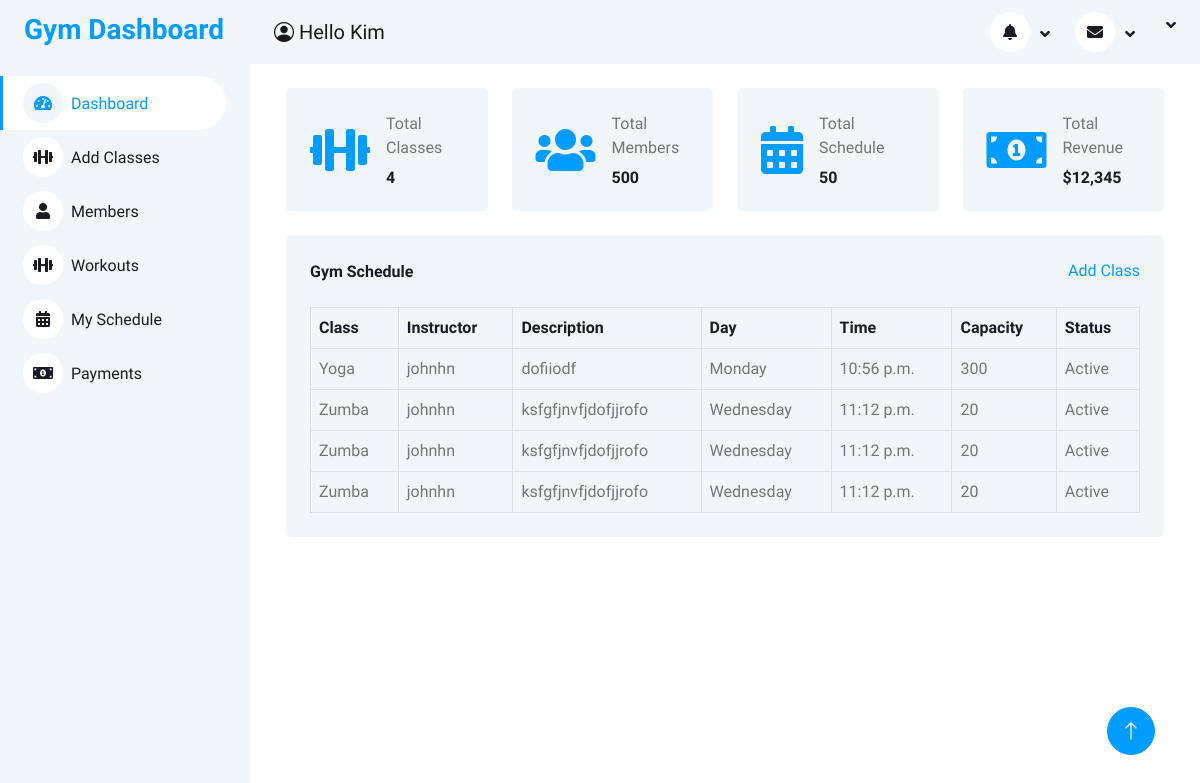
The page /management/dashboard/ (signed in) on the database its author committed.
### accounts/models.py (models this page shows, shortened)
class User(AbstractUser):
    email = models.EmailField(unique=True)
    is_member = models.BooleanField(default=False)
    is_management = models.BooleanField(default=False)

class GymClass(models.Model):
    CLASS_CHOICES = [
        ('Yoga', 'Yoga'),
        ('Zumba', 'Zumba'),
        ('Pilates', 'Pilates'),
        ('Spin', 'Spin'),
    ]
    DAY_CHOICES = [
        ('Monday', 'Monday'),
        ('Tuesday', 'Tuesday'),
        ('Wednesday', 'Wednesday'),
        ('Thursday', 'Thursday'),
        ('Friday', 'Friday'),
        ('Saturday', 'Saturday'),
        ('Sunday', 'Sunday'),
    ]
    STATUS_CHOICES = [
        ('Active', 'Active'),
        ('Inactive', 'Inactive'),
    ]
    class_name = models.CharField(max_length=50, choices=CLASS_CHOICES)
    instructor = models.CharField(max_length=100)
    description = models.TextField()
    day = models.CharField(max_length=20, choices=DAY_CHOICES)
    time = models.TimeField()
    capacity = models.PositiveIntegerField()
    status = models.CharField(max_length=20, choices=STATUS_CHOICES)

### accounts/views.py (the view)
# urls.py: path('management/dashboard/',views.ManagementDashboard, name="management_dashboard"),
@login_required
@management_required
def ManagementDashboard(request):
    gym_classes = GymClass.objects.all()
    total_classes = gym_classes.count()
    context = {
        'gym_classes': gym_classes,
        'total_classes': total_classes
    }
    return render(request, 'trainers/dashboard.html', context)

### accounts/templates/trainers/dashboard.html
{% extends 'trainers/base.html' %}
{% load static %}
{% block content %}
    <div class="container-fluid pt-4 px-4">
        <div class="row g-4">
            <div class="col-sm-6 col-xl-3">
                <div class="bg-light rounded d-flex align-items-center justify-content-between p-4">
                    <i class="fa fa-dumbbell fa-3x text-primary"></i>
                    <div class="ms-3">
                        <p class="mb-2">Total Classes</p>
                        <h6 class="mb-0"> {{ total_classes|default:"0" }}</h6>
                    </div>
                </div>
            </div>
            <div class="col-sm-6 col-xl-3">
                <div class="bg-light rounded d-flex align-items-center justify-content-between p-4">
                    <i class="fa fa-users fa-3x text-primary"></i>
                    <div class="ms-3">
                        <p class="mb-2">Total Members</p>
                        <h6 class="mb-0">500</h6>
                    </div>
                </div>
            </div>
            <div class="col-sm-6 col-xl-3">
                <div class="bg-light rounded d-flex align-items-center justify-content-between p-4">
                    <i class="fa fa-calendar-alt fa-3x text-primary"></i>
                    <div class="ms-3">
                        <p class="mb-2">Total Schedule</p>
                        <h6 class="mb-0">50</h6>
                    </div>
                </div>
            </div>
            <div class="col-sm-6 col-xl-3">
                <div class="bg-light rounded d-flex align-items-center justify-content-between p-4">
                    <i class="fa fa-money-bill-alt fa-3x text-primary"></i>
                    <div class="ms-3">
                        <p class="mb-2">Total Revenue</p>
                        <h6 class="mb-0">$12,345</h6>
                    </div>
                </div>
            </div>
        </div>
    </div>
<div class="container-fluid pt-4 px-4">
    <div class="bg-light text-center rounded p-4">
        <div class="d-flex align-items-center justify-content-between mb-4">
            <h6 class="mb-0">Gym Schedule</h6>
            <a href="{% url 'add_class' %}">Add Class</a>
        </div>
        <div class="table-responsive">
            <table class="table text-start align-middle table-bordered table-hover mb-0">
                <thead>
                    <tr class="text-dark">
                        <th scope="col">Class</th>
                        <th scope="col">Instructor</th>
                        <th scope="col">Description</th>
                        <th scope="col">Day</th>
                        <th scope="col">Time</th>
                        <th scope="col">Capacity</th>
                        <th scope="col">Status</th>
                    </tr>
                </thead>
                <tbody>
                    {% for gym_class in gym_classes %}
                    <tr>
                        <td>{{ gym_class.class_name }}</td>
                        <td>{{ gym_class.instructor }}</td>
                        <td>{{ gym_class.description }}</td>
                        <td>{{ gym_class.day }}</td>
                        <td>{{ gym_class.time }}</td>
                        <td>{{ gym_class.capacity }}</td>
                        <td>{{ gym_class.status }}</td>
                    </tr>
                    {% endfor %}
                </tbody>
            </table>
        </div>
    </div>
</div>
{% endblock %}

### accounts/templates/trainers/base.html (shortened to what this page needs)
{% load static %}
<!DOCTYPE html>
<html lang="en">
<head>
    <link rel="stylesheet" href="https://cdnjs.cloudflare.com/ajax/libs/font-awesome/5.10.0/css/all.min.css">
    <link rel="stylesheet" href="https://cdn.jsdelivr.net/npm/bootstrap-icons@1.4.1/font/bootstrap-icons.css">
    <link rel="stylesheet" href="{% static 'lib/owlcarousel/assets/owl.carousel.min.css' %}">
    <link rel="stylesheet" href="{% static 'lib/tempusdominus/css/tempusdominus-bootstrap-4.min.css' %}">
    <link rel="stylesheet" href="{% static 'css/bootstrap.min.css' %}">
    <link rel="stylesheet" href="{% static 'css/style.css' %}">
</head>
<body>
    <div class="container-xxl position-relative bg-white d-flex p-0">
        <div class="sidebar pe-4 pb-3">
            <nav class="navbar bg-light navbar-light">
                <a href="{% url 'management_dashboard' %}" class="navbar-brand mx-4 mb-3">
                    <h3 class="text-primary"></i>Gym Dashboard</h3>
                </a>
                <div class="navbar-nav w-100">
                    <a href="{% url 'management_dashboard' %}" class="nav-item nav-link active"><i class="fa fa-tachometer-alt me-2"></i>Dashboard</a>
                    <a href="{% url 'add_class' %}" class="nav-item nav-link"><i class="fa fa-dumbbell me-2"></i>Add Classes</a>
                    <a href="{% url 'member_list' %}" class="nav-item nav-link"><i class="fa fa-user me-2"></i>Members</a>
                    <a href="{% url 'create_workout' %}" class="nav-item nav-link"><i class="fa fa-dumbbell me-2"></i>Workouts</a>
                    <a href="" class="nav-item nav-link"><i class="fa fa-calendar-alt me-2"></i>My Schedule</a>
                    <a href="" class="nav-item nav-link"><i class="fa fa-money-bill-alt me-2"></i>Payments</a>
                </div>
            </nav>
        </div>
        <div class="content">
<nav class="navbar navbar-expand bg-light navbar-light sticky-top px-4 py-0">
    <a class="navbar-brand" href="#"><i class="bi bi-person-circle"></i> Hello {{user.username.title|default:'Guest'}}</a>
    <div class="collapse navbar-collapse">
        <ul class="navbar-nav ms-auto">
            <li class="nav-item dropdown">
                <a class="nav-link dropdown-toggle" href="#" id="notificationDropdown" role="button" data-bs-toggle="dropdown" aria-expanded="false">
                    <i class="fa fa-bell"></i>
                </a>
            </li>
            <li class="nav-item dropdown">
                <a class="nav-link dropdown-toggle" href="#" id="messageDropdown" role="button" data-bs-toggle="dropdown" aria-expanded="false">
                    <i class="fa fa-envelope"></i>
                </a>
            </li>
            <li class="nav-item dropdown">
                <a class="nav-link dropdown-toggle" href="#" id="userDropdown" role="button" data-bs-toggle="dropdown" aria-expanded="false">
                </a>
            </li>
        </ul>
    </div>
</nav>
            <div class="container-fluid">
                {% block content %}{% endblock %}
            </div>
        </div>
        <a href="#" class="btn btn-lg btn-primary btn-lg-square back-to-top"><i class="bi bi-arrow-up"></i></a>
    </div>
</body>
</html>

### static/css/style.css (style rules this page uses)
:root { --primary: #009CFF; --light: #F3F6F9; --dark: #191C24; }
.back-to-top { position: fixed; display: none; right: 45px; bottom: 45px; z-index: 99; }
.btn { transition: .5s; }
.btn.btn-primary { color: #FFFFFF; }
.btn-lg-square { width: 48px; height: 48px; }
.btn-square, .btn-sm-square, .btn-lg-square { padding: 0; display: inline-flex; align-items: center; justify-content: center; font-weight: normal; border-radius: 50px; }
.sidebar { position: fixed; top: 0; left: 0; bottom: 0; width: 250px; height: 100vh; overflow-y: auto; background: var(--light); transition: 0.5s; z-index: 999; }
.content { margin-left: 250px; min-height: 100vh; background: #FFFFFF; transition: 0.5s; }
@media (min-width: 992px) { .sidebar { margin-left: 0; } }
@media (min-width: 992px) { .content { width: calc(100% - 250px); } }
.sidebar .navbar .navbar-nav .nav-link { padding: 7px 20px; color: var(--dark); font-weight: 500; border-left: 3px solid var(--light); border-radius: 0 30px 30px 0; outline: none; }
.sidebar .navbar .navbar-nav .nav-link:hover, .sidebar .navbar .navbar-nav .nav-link.active { color: var(--primary); background: #FFFFFF; border-color: var(--primary); }
.sidebar .navbar .navbar-nav .nav-link i { width: 40px; height: 40px; display: inline-flex; align-items: center; justify-content: center; background: #FFFFFF; border-radius: 40px; }
.sidebar .navbar .navbar-nav .nav-link:hover i, .sidebar .navbar .navbar-nav .nav-link.active i { background: var(--light); }
.content .navbar .navbar-nav .nav-link { margin-left: 25px; padding: 12px 0; color: var(--dark); outline: none; }
.content .navbar .sidebar-toggler, .content .navbar .navbar-nav .nav-link i { width: 40px; height: 40px; display: inline-flex; align-items: center; justify-content: center; background: #FFFFFF; border-radius: 40px; }
.content .navbar .dropdown-toggle::after { margin-left: 6px; vertical-align: middle; border: none; content: "\f107"; font-family: "Font Awesome 5 Free"; font-weight: 900; transition: .5s; }

### rows shown on the page
User: username "Kim"
GymClass: class_name "Yoga", instructor "johnhn", description "dofiiodf", day "Monday", time "10:56 p.m.", capacity "300", status "Active"
GymClass: class_name "Zumba", instructor "johnhn", description "ksfgfjnvfjdofjjrofo", day "Wednesday", time "11:12 p.m.", capacity "20", status "Active"
GymClass: class_name "Zumba", instructor "johnhn", description "ksfgfjnvfjdofjjrofo", day "Wednesday", time "11:12 p.m.", capacity "20", status "Active"
GymClass: class_name "Zumba", instructor "johnhn", description "ksfgfjnvfjdofjjrofo", day "Wednesday", time "11:12 p.m.", capacity "20", status "Active"

### other values the page prints
{{ total_classes|default:"0" }} "4"
